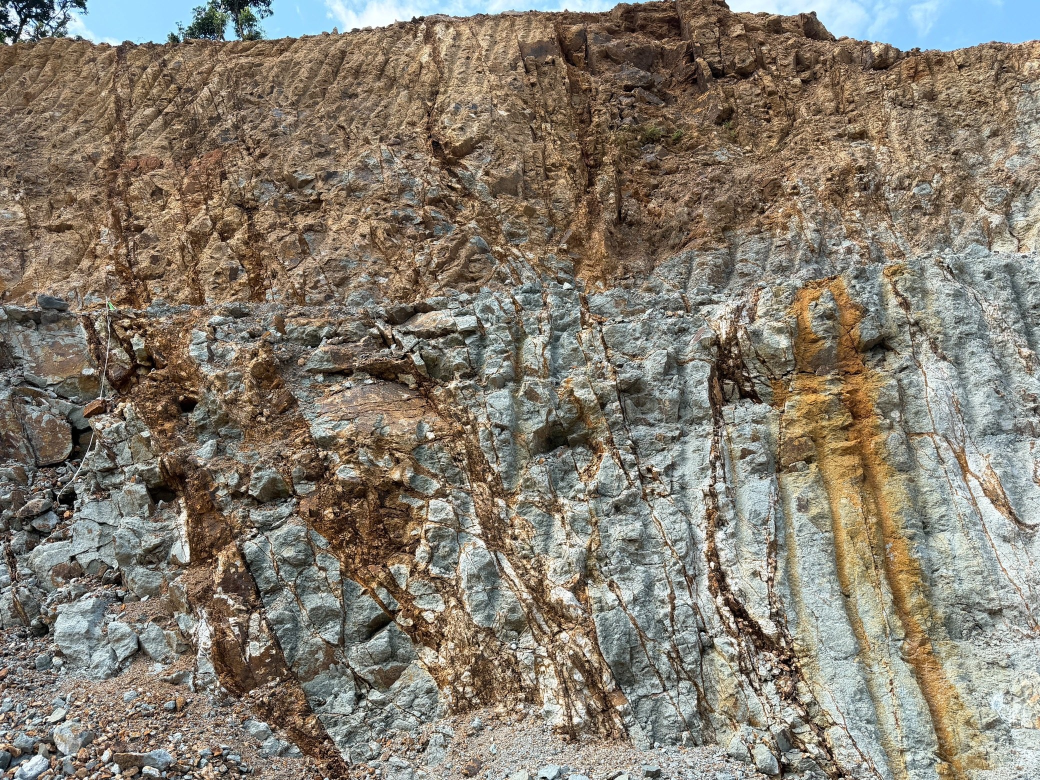
#> input picture docs/tutorial-core/aset/Dinding_Pit_A.jpg, 2080 x 1560 px (shown at 1/2 size); its folder holds only this picture in this run
$ python buat_data_dummy.py out.png
#> lines starting #> are read from the running program, lines starting #| are printed output that depends on the picture
"""Buat paket data dummy tutorial DB-Ex.

Pemakaian: python docs/tutorial-core/buat_data_dummy.py <folder_keluaran>

SEMUA ISI FIKTIF (perusahaan, lubang bor, koordinat, tanggal, kadar, foto), aman dibagikan ke pihak luar.
Tidak ada foto atau data proyek nyata di dalam paket.

Isi:
  Foto_Core/LTH-101/   11 foto core box sintetis (box 1-10, 12), nama file berpola Hole_Box_From-To
  Foto_Core/LTH-102/   12 foto core box sintetis
  Foto_Core/IMG_0001.jpg  foto core box sintetis bergaya foto HP (LTH-101 box 11, 36.30-40.10 m) dengan nama file
                          tanpa info, untuk latihan AI membaca papan label
  Data_Lab/Collar_Latihan.csv              titik koma, koma desimal, header BHID / Easting / Northing / RL / EOH
  Data_Lab/Survey_Latihan.csv              header Hole_ID / Depth / Inclination / Bearing
  Data_Lab/Assay_Latihan.xlsx              2 baris judul laporan di atas header, Au (ppm) dengan nilai <0.01, kolom Lab_Stat
  Data_Lab/Geologi_Latihan.txt             tab, hanya LTH-101 (LTH-102 belum dilogging): Lith, Alt_Int, Ox, Mineralogy, Vein_Type
  Data_Lab/Assay_Latihan_LTH-102_ulang.csv  hasil assay ulang LTH-102 (latihan tambah / perbarui per hole)
  Dashboard_lama/Geotech_Dashboard_LTH-102.json  file proyek dashboard lama (Gemini), latihan Impor JSON
  Foto_Singkapan/  foto dinding trench sintetis + tabel sampel channel (tutorial bab 12, DB-Ex versi Qt)
  QAQC/            workbook QAQC fiktif (Master_CRM, Assay_Import, CRM_Data, Blank_Data, Duplicate_Data) (bab 17-18)
  Borang/          scan borang fiktif Ore Spotter loading pit, ROM / crusher, Daily Drilling Report (+ PDF 3 halaman) (bab 13-16)
"""
import json
import math
import random
import shutil
import sys
from pathlib import Path

import numpy as np
from PIL import Image, ImageDraw, ImageFilter, ImageFont

OUT = Path(sys.argv[1]) if __name__ == "__main__" else None
rnd = random.Random(20261028)
COMPANY = "PT. CONTOH TAMBANG (FIKTIF)"
H1, H2 = "LTH-101", "LTH-102"
START, DATE1, DATE2 = "05-03-25", "12-03-25", "20-03-25"


def font(sz, bold=False):
    for f in (["DejaVuSansMono-Bold.ttf", "consolab.ttf"] if bold else ["DejaVuSansMono.ttf", "consola.ttf"]):
        for d in ("/usr/share/fonts/truetype/dejavu/", "C:/Windows/Fonts/", ""):
            try:
                return ImageFont.truetype(d + f, sz)
            except OSError:
                continue
    return ImageFont.load_default()


F, FB = font(37), font(40, True)

# ------------------------------------------------------------------ geologi fiktif (dipakai foto, assay, logging)
GEO = [  # from, to, lith, alterasi, oksidasi, mineralogi, vein, warna core (RGB), rekahan (0-1)
    (0.0, 8.0, "AND", "Argilik", "OX", "limonit, goethit", "-", (150, 112, 82), 0.8),
    (8.0, 21.5, "AND", "Propilitik", "FR", "pyrite 1%, klorit", "-", (78, 92, 84), 0.35),
    (21.5, 30.5, "AND", "Propilitik", "FR", "pyrite 1%", "veinlet", (72, 86, 80), 0.3),
    (30.5, 36.8, "DAC", "Silisifikasi", "FR", "pyrite 2%", "stockwork", (96, 98, 100), 0.45),
    (36.8, 41.2, "QV", "Silisifikasi kuat", "FR", "pyrite, chalcopyrite, galena", "QV banded", (64, 66, 68), 0.25),
    (41.2, 50.0, "AND", "Propilitik", "FR", "pyrite 1%", "-", (80, 92, 86), 0.3),
]
GEO_543 = [(0, 6, (152, 116, 86), 0.85), (6, 19, (84, 96, 90), 0.35), (19, 23.5, (100, 102, 104), 0.5), (23.5, 50, (82, 94, 88), 0.3)]


def geo_at(d, table):
    for g in table:
        if g[0] <= d < g[1]:
            return g
    return table[-1]


def box_photo(path, hole, bx, a, b, date, table):
    W, H = 1600, 1200
    im = Image.new("RGB", (W, H), (70, 72, 74))
    d = ImageDraw.Draw(im)
    d.rectangle([24, 16, W - 24, 320], fill=(232, 233, 228), outline=(40, 40, 40), width=5)
    d.text((W // 2, 56), COMPANY, fill=(25, 25, 25), font=FB, anchor="mm")
    for (x, y, t) in [(56, 128, f"HOLE ID:{hole}"), (840, 128, "START DRILL:" + START), (56, 200, f"BOX    :{bx}"),
                      (840, 200, f"DATE  POTO:{date}"), (56, 272, f"DEPTH:{a:.2f}"), (576, 272, f"M:TO:{b:.2f}"), (1000, 272, "M:CONDT:")]:
        d.text((x, y), t, fill=(20, 20, 20), font=F, anchor="lm")
    d.rectangle([1216, 244, 1360, 304], outline=(20, 20, 20), width=4)
    d.text((1288, 274), "WET", fill=(20, 20, 20), font=F, anchor="mm")
    d.rectangle([32, 336, W - 32, 1064], fill=(150, 150, 145))
    rows, rl = 4, (b - a) / 4
    for r in range(rows):
        y = 352 + r * 178
        d.rectangle([44, y, W - 44, y + 160], fill=(35, 37, 38))
        x = 48
        while x < W - 56:
            dep = a + rl * (r + (x - 48) / (W - 104))
            g = geo_at(dep, table)
            base, frac = g[-2], g[-1]
            L = int(rnd.uniform(30, 300) * (1.25 - frac))
            c = tuple(max(0, min(255, base[i] + rnd.randint(-10, 10))) for i in range(3))
            d.rounded_rectangle([x, y + 16, min(W - 48, x + L), y + 144], 48, fill=c)
            for _ in range(rnd.randint(0, 2)):
                q = x + rnd.randint(4, max(5, L - 4))
                d.line([q, y + 16, q + rnd.randint(-24, 24), y + 144], fill=(205, 205, 195), width=3)
            x += L + rnd.randint(3, 12)
        if r in (1, 3):
            d.rectangle([720, y + 32, 768, y + 128], fill=(240, 240, 235))
    for i in range(0, W, 96):
        for j, yy in enumerate([1076, 1136]):
            d.rectangle([i, yy, i + 96, yy + 60], fill=(20, 20, 20) if (i // 96 + j) % 2 else (235, 235, 230))
    im.save(path, quality=82)


def phone_photo(path, hole, bx, a, b):
    """Foto core box sintetis bergaya foto HP: papan label tulisan spidol agak miring, core basah abu gelap,
    baki logam, papan catur skala; resolusi kecil & sedikit buram. Memakai Random sendiri supaya urutan acak
    data lain (kadar, foto lain) tidak berubah."""
    from PIL import ImageFilter
    r = random.Random(11)
    W, H = 1280, 960
    im = Image.new("RGB", (W, H), (118, 110, 98))
    d = ImageDraw.Draw(im)
    # papan label putih kusam
    d.rectangle([20, 10, W - 20, 330], fill=(226, 226, 220), outline=(60, 60, 60), width=6)
    for _ in range(260):  # noda / bekas hapus spidol
        x, y = r.randint(30, W - 30), r.randint(20, 320)
        g = r.randint(195, 225)
        d.ellipse([x, y, x + r.randint(4, 30), y + r.randint(2, 10)], fill=(g, g, g - 4))
    FH = font(46, True)
    board = [((W // 2, 52), COMPANY, "mm"), ((40, 125), "HOLE ID:" + hole, "lm"), ((640, 125), "START DRILL:" + START, "lm"),
             ((40, 200), "BOX  :" + str(bx), "lm"), ((640, 200), "DATE POTO:" + DATE1, "lm"),
             ((40, 280), "DEPTH:%.2f" % a, "lm"), ((440, 280), "M:TO:%.2f" % b, "lm"), ((830, 280), "M:CONDT:", "lm")]
    for (xy, t, anc) in board:
        layer = Image.new("RGBA", (W, H), (0, 0, 0, 0))
        ImageDraw.Draw(layer).text(xy, t, fill=(30, 30, 34, 235), font=FH, anchor=anc)
        layer = layer.rotate(r.uniform(-1.2, 1.2), center=xy)
        im.paste(layer, (0, 0), layer)
    d.rectangle([1090, 245, 1240, 318], outline=(30, 30, 34), width=5)
    d.text((1165, 282), "WET", fill=(30, 30, 34), font=FH, anchor="mm")
    # baki logam & 4 baris core basah
    d.rectangle([24, 345, W - 24, 860], fill=(176, 178, 180), outline=(120, 120, 120), width=4)
    for row in range(4):
        y = 360 + row * 125
        d.rectangle([36, y, W - 36, y + 112], fill=(28, 30, 31))
        x = 40
        while x < W - 46:
            L = int(r.uniform(40, 260))
            g = r.randint(48, 66)
            d.rounded_rectangle([x, y + 10, min(W - 40, x + L), y + 102], 40, fill=(g, g + 2, g + 3))
            d.line([x + 8, y + 26, min(W - 48, x + L - 8), y + 26], fill=(118, 122, 126), width=4)  # kilap basah
            if r.random() < .35:
                q = x + r.randint(5, max(6, L - 5))
                d.line([q, y + 10, q + r.randint(-20, 20), y + 102], fill=(150, 150, 146), width=3)
            x += L + r.randint(2, 10)
        if row in (1, 3):
            d.rectangle([620, y + 22, 650, y + 90], fill=(236, 236, 230))
    for i in range(0, W, 80):
        for j, yy in enumerate([872, 916]):
            d.rectangle([i, yy, i + 80, yy + 44], fill=(22, 22, 22) if (i // 80 + j) % 2 else (230, 230, 225))
    im = im.rotate(1.3, resample=Image.BICUBIC, fillcolor=(90, 86, 80))
    im = im.filter(ImageFilter.GaussianBlur(1.1)).resize((640, 480), Image.LANCZOS)
    px = im.load()
    for _ in range(9000):  # derau sensor HP
        x, y = r.randrange(640), r.randrange(480)
        c = px[x, y]
        n = r.randint(-14, 14)
        px[x, y] = tuple(max(0, min(255, v + n)) for v in c)
    im.save(path, quality=72)


# ================================================================ data latihan DB-Ex versi Qt (Singkapan & Borang, bab 12-16)
rq = random.Random(20261101)
FONT = "/usr/share/fonts/truetype/dejavu/DejaVuSans.ttf"
FONT_I = "/usr/share/fonts/truetype/dejavu/DejaVuSans-Oblique.ttf"
FONT_B = "/usr/share/fonts/truetype/dejavu/DejaVuSans-Bold.ttf"


# [76 lines left out: functions f, hand, paper, outcrop_photo, wall_photo, not called in this run]


def with_gps(src: Path, dst: Path, lat: float, lon: float, alt: float, heading: float, hacc: float, taken: str,
             camera: str = "iPhone 17 Pro") -> None:
    """Salin foto dengan metadata GPS gaya iPhone (lintang / bujur / ketinggian / arah hadap / ketelitian / waktu).
    Dipakai untuk data latihan Lokasi foto (koordinat FIKTIF) dan uji otomatis."""
    from PIL.TiffImagePlugin import IFDRational

    def dms(v):
        v = abs(v)
        d = int(v)
        m = int((v - d) * 60)
        sec = (v - d - m / 60) * 3600
        return (IFDRational(d, 1), IFDRational(m, 1), IFDRational(round(sec * 10000), 10000))
    with Image.open(src) as im:
        im = im.convert("RGB")
        ex = Image.Exif()
        ex[271], ex[272] = "Apple", camera
        ex[306] = taken.replace("-", ":")
        sub = ex.get_ifd(0x8769)
        sub[36867] = taken.replace("-", ":")
        sub[36881] = "+08:00"
        sub[0xA405] = 24
        sub[0xA434] = f"{camera} back triple camera 6.86mm f/1.78"
        g = ex.get_ifd(0x8825)
        g[1], g[2] = ("S" if lat < 0 else "N"), dms(lat)
        g[3], g[4] = ("W" if lon < 0 else "E"), dms(lon)
        g[5], g[6] = b"\x00", IFDRational(round(alt * 100), 100)
        g[16], g[17] = "T", IFDRational(round(heading * 100), 100)
        g[31] = IFDRational(round(hacc * 100), 100)
        im.save(dst, quality=90, exif=ex)


# ================================================================ data latihan Model 3D (fotogrametri, bab 21)
# Dinding pit FIKTIF berbentuk zig-zag (empat bidang tegak) dengan tekstur foto dinding pit generik, satu vein
# kuarsa (bidang) dan satu set kekar (bidang sejajar), lima titik cat RTK. Difoto dari 10 posisi sambil berjalan sejajar
# dinding (kamera virtual 24 mm). Koordinat lokal digeser ke UTM 50S fiktif (laut).
M3D_ORIGIN = (533500.0, 9391900.0, 300.0)        # E, N, RL titik (0, 0, 0) model
M3D_PLAN = [(0.0, 0.0), (8.0, 0.0), (14.0, 3.5), (21.0, -1.0), (30.0, 0.0)]   # jejak kaki dinding (x timur, y utara)
M3D_H, M3D_LEAN = 10.0, 90.0                      # tinggi dinding (m), kemiringan muka dinding (tegak: sudut zig-zag rapat)
M3D_VEIN = {"dip": 62.0, "ddir": 120.0, "p": (15.0, 1.0, 5.0), "w": 0.22}      # kunci jawaban vein
M3D_JOINT = {"dip": 78.0, "ddir": 255.0, "p": (3.0, 0.0, 2.0), "w": 0.035, "spacing": 3.2}
M3D_GCP = [("RTK01", 2.0, 1.5), ("RTK02", 9.0, 7.5), ("RTK03", 14.5, 2.0), ("RTK04", 21.0, 8.0), ("RTK05", 28.0, 2.5)]  # (nama, jarak sepanjang dinding, tinggi)


# [249 lines left out: functions _m3d_facets, _plane, m3d_point, _m3d_texture, m3d_cameras, m3d_drone_cameras and 5 more, not called in this run]


KELAS = ["OX-LG", "SF-LG", "OX-HG", "SF-HG", "OX-SG", "SF-SG", "OX-MO", "SF-MO"]
KCOL = [(120, 200, 120), (120, 200, 120), (230, 110, 110), (230, 110, 110), (220, 120, 200), (220, 120, 200), (240, 220, 80), (240, 220, 80)]
PIT_ROWS = [("19.08", "Pit X", "268.5", "OX-LG", "7123", "37", "ROM A1"), ("13", "", "", "OX-LG", "32", "31", "〃"),
            ("30", "", "", "OX-LG", "7130", "35", "〃"), ("57", "", "", "OX-LG", "28", "35", "〃"), ("21.01", "", "", "OX-HG", "7123", "33", "ROM B2"),
            ("", "", "268.0", "", "", "", ""), ("23.35", "", "", "OX-LG", "7132", "30", "〃 A1"), ("46", "", "", "OX-LG", "29", "34", "〃"),
            ("55", "", "", "OX-LG", "23", "3l", "〃"), ("03.53", "", "", "OX-LG", "7132", "34", "〃"), ("56", "", "", "OX-LG", "29", "35", "〃")]


# [82 lines left out: functions form_pit, form_rom, not called in this run]


DDR_ACTS = [("0650", "0700", "Traveling to ROM A1"), ("0700", "0705", "P5M"), ("0705", "0710", "Traveling to pit"), ("0710", "0725", "P2H"),
            ("0725", "0750", "Start engine + cleaning siklon"), ("0750", "0830", "Traveling unit to titik bor"),
            ("0830", "0840", "Start engine + compressor"), ("0840", "1150", "Start drilling + cleaning siklon"),
            ("1150", "1200", "Traveling unit, jarak aman blasting"), ("1200", "1300", "Restaem"),
            ("1300", "1500", "Standby area titik bor longsor"), ("1500", "1800", "Standby tidak ada lokasi")]
DDR_HOLES = [("0", "30", "XX-100-S-05", "70", "60"), ("0", "30", "XX-100-S-01", "60", "60"), ("0", "30", "XX-100-S-02", "60", "60")]


# [33 lines left out: function form_ddr, not called in this run]


# ----------------------------------------------------------------------------------------------- jawaban AI tiruan
AI_PIT = {"header": {"tanggal": "30-10-2026", "shift": "II", "crew": "Spotter A", "lokasi": "Pit X", "excavator": "EX-901", "ragu": []},
          "rows": [{"no": str(i + 1), "start": j, "finish": "", "pit": pt, "elevasi": el, "kelas": kl if trk else "", "unit": trk, "ton": tn,
                    "tujuan": tj, "ragu": (["ton"] if tn == "3l" else [])} for i, (j, pt, el, kl, trk, tn, tj) in enumerate(PIT_ROWS)]}
AI_ROM = {"header": {"tanggal": "31/10/2026", "shift": "I", "crew": "Spotter B", "lokasi": "ROM A1"},
          "rows": [{"no": "1", "unit": "DT 7101", "start": "", "finish": "08.02", "asal": "Pit X", "tujuan": "Crusher", "rehandling": "SP-1",
                    "kelas": "SF-LG", "ton": "39", "status": "Baru", "keterangan": "Direct"},
                   {"no": "2", "unit": "7102", "start": "", "finish": "05", "asal": "〃", "tujuan": "〃", "rehandling": "〃", "kelas": "SF-LG",
                    "ton": "37", "status": "", "keterangan": "Direct"},
                   {"no": "3", "unit": "7103", "start": "", "finish": "11", "asal": "ROM A1", "tujuan": "=", "rehandling": "", "kelas": "SCAT",
                    "ton": "32", "status": "Lama", "keterangan": "Rehandling"}]}
AI_DDR = {"header": {"tanggal": "31-10-26", "shift": "I", "rig": "hansin - sdr - 101", "driller": "Driller A", "client": "Klien A",
                     "dhp_id": "KTR", "wh": "4.75hr", "dl": "3.5hrs", "std": "3hr", "hm_start": "1200.5", "hm_finish": "1203.7",
                     "catatan": "area drillpad longsor, menunggu area baru", "ragu": ["dhp_id"]},
          "rows": [{"mulai": a, "selesai": b, "aktivitas": t, "kategori": ""} for a, b, t in DDR_ACTS],
          "lubang": [dict(zip(["from_m", "to_m", "hole_id", "az", "dip"], h)) for h in DDR_HOLES]}


# sampel channel latihan di foto dinding pit B (kadar fiktif): oksida, andesit segar, vein hematit, dinding kanan
SAMPEL_PIT_B = [("CH-B-01", 0, 4, "0,21", 3), ("CH-B-02", 4, 8.4, "0,48", 5), ("CH-B-03", 8.4, 9.6, "6,4", 21), ("CH-B-04", 9.6, 12, "1,85", 9)]


def qt_data(out: Path) -> None:
    """Foto dinding pit generik (aset/) + tabel sampel channel fiktif, dan scan borang fiktif (JPG + satu PDF tiga halaman)."""
    sk = out / "Foto_Singkapan"
    sk.mkdir(parents=True, exist_ok=True)
    # foto dinding pit generik (metadata asli dibuang); diberi metadata GPS gaya iPhone dengan koordinat FIKTIF (laut, UTM 50S)
    # untuk latihan Lokasi kamera (bab 20)
    for n, lat, lon, alt, hd, acc, t in (("Dinding_Pit_A.jpg", -5.50120, 117.30210, 312.4, 285.0, 6.5, "2026-10-30 09:15:00"),
                                         ("Dinding_Pit_B.jpg", -5.50245, 117.30330, 298.7, 12.0, 4.8, "2026-10-30 10:02:00"),
                                         ("Dinding_Pit_C.jpg", -5.50060, 117.30455, 305.2, 205.0, 9.1, "2026-10-31 08:41:00")):
        with_gps(Path(__file__).resolve().parent / "aset" / n, sk / n, lat, lon, alt, hd, acc, t)
    model3d_data(out)
    (sk / "Sampel_Channel_Pit_B.txt").write_text("Sample ID\tDari\tKe\tAu (ppm)\tAg_ppm\n" + "".join(
        f"{a}\t{str(b).replace('.', ',')}\t{str(c).replace('.', ',')}\t{au}\t{ag}\n" for a, b, c, au, ag in SAMPEL_PIT_B), encoding="utf-8")
    bo = out / "Borang"
    bo.mkdir(exist_ok=True)
    form_pit(bo / "Borang_Loading_Pit_30Okt.jpg")
    form_rom(bo / "Borang_ROM_31Okt.jpg")
    form_ddr(bo / "DDR_31Okt.jpg")
    pages = [Image.open(bo / n).convert("RGB") for n in ("Borang_Loading_Pit_30Okt.jpg", "Borang_ROM_31Okt.jpg", "DDR_31Okt.jpg")]
    pages[0].save(bo / "Borang_Latihan_3_halaman.pdf", "PDF", resolution=200, save_all=True, append_images=pages[1:])


# ================================================================ data latihan QAQC (ruang kerja QAQC, bab 17-18)
# [61 lines left out: function qaqc_data, not called in this run]


def main():
    if OUT.exists():
        shutil.rmtree(OUT)
    foto, lab, old = OUT / "Foto_Core", OUT / "Data_Lab", OUT / "Dashboard_lama"
    for p in (foto / H1, foto / H2, lab, old):
        p.mkdir(parents=True)
    t542 = [(g[0], g[1], g[7], g[8]) for g in GEO]
    # LTH-101: box 1-10 rata 3.63 m sampai 36.30; box 11 = foto bergaya HP (IMG_0001) 36.30-40.10; box 12 40.10-43.90
    for bx in range(1, 13):
        if bx == 11:
            continue
        a, b = ((bx - 1) * 3.63, bx * 3.63) if bx <= 10 else (40.10, 43.90)
        box_photo(foto / H1 / f"{H1}_Box{bx}_{a:.2f}-{b:.2f}.jpg", H1, bx, a, b, DATE1, t542)
#> this loop made 12 passes
#> pass 1, in box_photo, `im.save(path, quality=82)`:
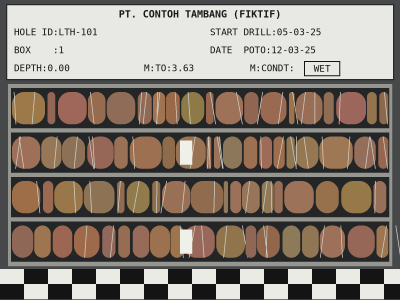
#> saved as LTH-101_Box1_0.00-3.63.jpg: PIL image 1600x1200 RGB (shown at 1/4 size); mean R, G, B 139.1, 127.4, 116.9
#> pass 2, in box_photo (call 2), `im.save(path, quality=82)`:
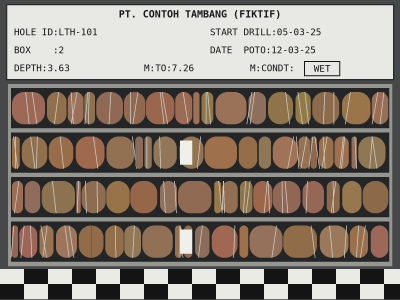
#> saved as LTH-101_Box2_3.63-7.26.jpg: PIL image 1600x1200 RGB (shown at 1/4 size); mean R, G, B 138.7, 127.5, 116.8
    for bx in range(1, 13):
        a, b = (bx - 1) * 3.8, bx * 3.8
        box_photo(foto / H2 / f"{H2}_Box{bx}_{a:.2f}-{b:.2f}.jpg", H2, bx, a, b, DATE2, GEO_543)
#> this loop made 12 passes
#> pass 1, in box_photo (call 12), `im.save(path, quality=82)`:
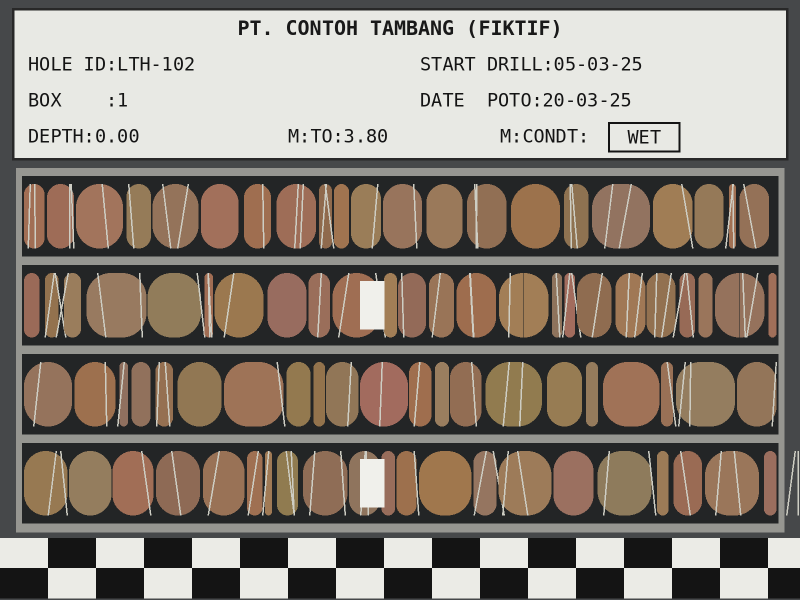
#> saved as LTH-102_Box1_0.00-3.80.jpg: PIL image 1600x1200 RGB (shown at 1/2 size); mean R, G, B 139.5, 129.2, 118.7
    phone_photo(foto / "IMG_0001.jpg", H1, 11, 36.30, 40.10)
#> the loop in phone_photo, `for _ in range(9000):` made 9000 passes
#> (x, y, c, n) on passes 1 to 3: (280, 445, (230, 230, 225), -1), (138, 171, (118, 110, 98), 8), (455, 212, (48, 50, 51), -12)

    # ---- collar & survey (format berbeda-beda, sengaja)
    # koordinat grid lokal fiktif (bukan UTM lokasi nyata)
    (lab / "Collar_Latihan.csv").write_text("BHID;Easting;Northing;RL;EOH;Dip;Azi\n"
                                            f"{H1};10250,5;20410,2;312,4;80;-60;135\n"
                                            f"{H2};10300,1;20380,7;305,9;80;-90;0\n", encoding="utf-8")
    (lab / "Survey_Latihan.csv").write_text(f"Hole_ID,Depth,Inclination,Bearing\n{H1},0,-60,135\n{H1},40,-58,137\n{H1},80,-55,140\n"
                                            f"{H2},0,-90,0\n{H2},80,-88,10\n", encoding="utf-8")

    # ---- assay
    def au(hole, f):
        if hole == H1:
            if 36.8 <= f < 41.2:
                return rnd.choice([1.2, 2.8, 3.6, 4.8, 7.5, 12.4])
            if 30.5 <= f < 36.8:
                return rnd.choice([0.15, 0.32, 0.6, 0.9])
        if hole == H2 and 19 <= f < 23.5:
            return rnd.choice([0.4, 0.7, 1.1, 1.6])
        return rnd.choice(["<0.01", 0.01, 0.02, 0.05, 0.08])

    from openpyxl import Workbook
    from openpyxl.styles import Font
    wb = Workbook()
    ws = wb.active
    ws.title = "Assay Lab"
    ws.append(["LAPORAN HASIL ANALISA - LAB CONTOH (FIKTIF, UNTUK LATIHAN)"])
    ws["A1"].font = Font(bold=True)
    ws.append(["Metode: Fire Assay 30 g (Au), AAS (Ag, Cu)"])
    ws.append(["Hole ID", "Depth From", "Depth To", "Sample No", "Au (ppm)", "Ag (ppm)", "Cu (%)", "Lab_Stat"])
    n = 0
    a543 = []
    for hole, end in ((H1, 44.0), (H2, 45.6)):
        f = 0.0
        while f < end - 1e-6:
            t = round(min(end, f + rnd.choice([1.0, 1.0, 1.5, 0.8])), 2)
            n += 1
            row = [hole, round(f, 2), t, f"LT-{n:04d}", au(hole, f), round(rnd.uniform(0.5, 30), 1), round(rnd.uniform(0.004, 0.3), 3), "Final"]
            ws.append(row)
            if hole == H2:
                a543.append(row)
            f = t
    for col, w in zip("ABCDEFGH", (11, 11, 10, 11, 10, 10, 9, 9)):
        ws.column_dimensions[col].width = w
    wb.save(lab / "Assay_Latihan.xlsx")
    # assay ulang LTH-102: zona 19-23.5 m dianalisa ulang (lebih tinggi), format CSV titik koma + koma desimal
    lines = ["Hole ID;Depth From;Depth To;Sample No;Au (ppm);Ag (ppm);Cu (%);Lab_Stat"]
    for r in a543:
        v = r[4]
        if 19 <= r[1] < 23.5:
            v = round(float(v) * 1.8 + 0.3, 2)
        lines.append(";".join(str(x).replace(".", ",") if isinstance(x, float) else str(x) for x in [r[0], r[1], r[2], r[3] + "R", v, r[5], r[6], "Final-ulang"]))
    (lab / f"Assay_Latihan_{H2}_ulang.csv").write_text("\n".join(lines) + "\n", encoding="utf-8")

    # ---- logging geologi: hanya LTH-101 (LTH-102 belum dilogging -> AI mengisi isian geologi)
    g = ["HoleID\tFrom\tTo\tLith\tAlt_Int\tOx\tMineralogy\tVein_Type\tLogged_By"]
    for fr, to, li, al, ox, mi, ve, _c, _r in GEO:
        if fr < 44:
            g.append(f"{H1}\t{fr}\t{min(to, 44.0)}\t{li}\t{al}\t{ox}\t{mi}\t{ve}\tGeologist-01")
    (lab / "Geologi_Latihan.txt").write_text("\n".join(g) + "\n", encoding="utf-8")

    # ---- proyek dashboard lama (Gemini)
    old_items = [{"id": 1, "status": "done", "fileName": f"{H2}_Box1_0.00-3.80.jpg", "holeId": H2, "boxNo": "1", "fromM": 0, "toM": 3.8,
                  "color": "Coklat kemerahan (Reddish Brown)", "weathering": "W3 (Moderately Weathered)", "oxidation": "Strongly Oxidized",
                  "condition": "WET", "recoveryPct": 82, "rqdPct": 35, "gsi": "35-45", "rmr": 41, "notes": "Zona oksidasi, core banyak pecah."},
                 {"id": 2, "status": "done", "fileName": f"{H2}_Box2_3.80-7.60.jpg", "holeId": H2, "boxNo": "2", "fromM": 3.8, "toM": 7.6,
                  "color": "Coklat (Brown)", "weathering": "W2 (Slightly Weathered)", "oxidation": "Moderately Oxidized",
                  "condition": "WET", "recoveryPct": 90, "rqdPct": 55, "gsi": "45-55", "rmr": 52, "notes": "Rekahan sedang."}]
    (old / f"Geotech_Dashboard_{H2}.json").write_text(json.dumps({"projectName": f"Geotech_Dashboard_{H2}", "savedAt": "2026-10-20T08:00:00Z",
                                                                    "data": old_items}, indent=2), encoding="utf-8")
    qt_data(OUT)
#> in with_gps, im is the input picture: PIL image 2080x1560 RGB; mean R, G, B 133.3, 125, 111.8
#> (the rest of the program and of its run is left out)
